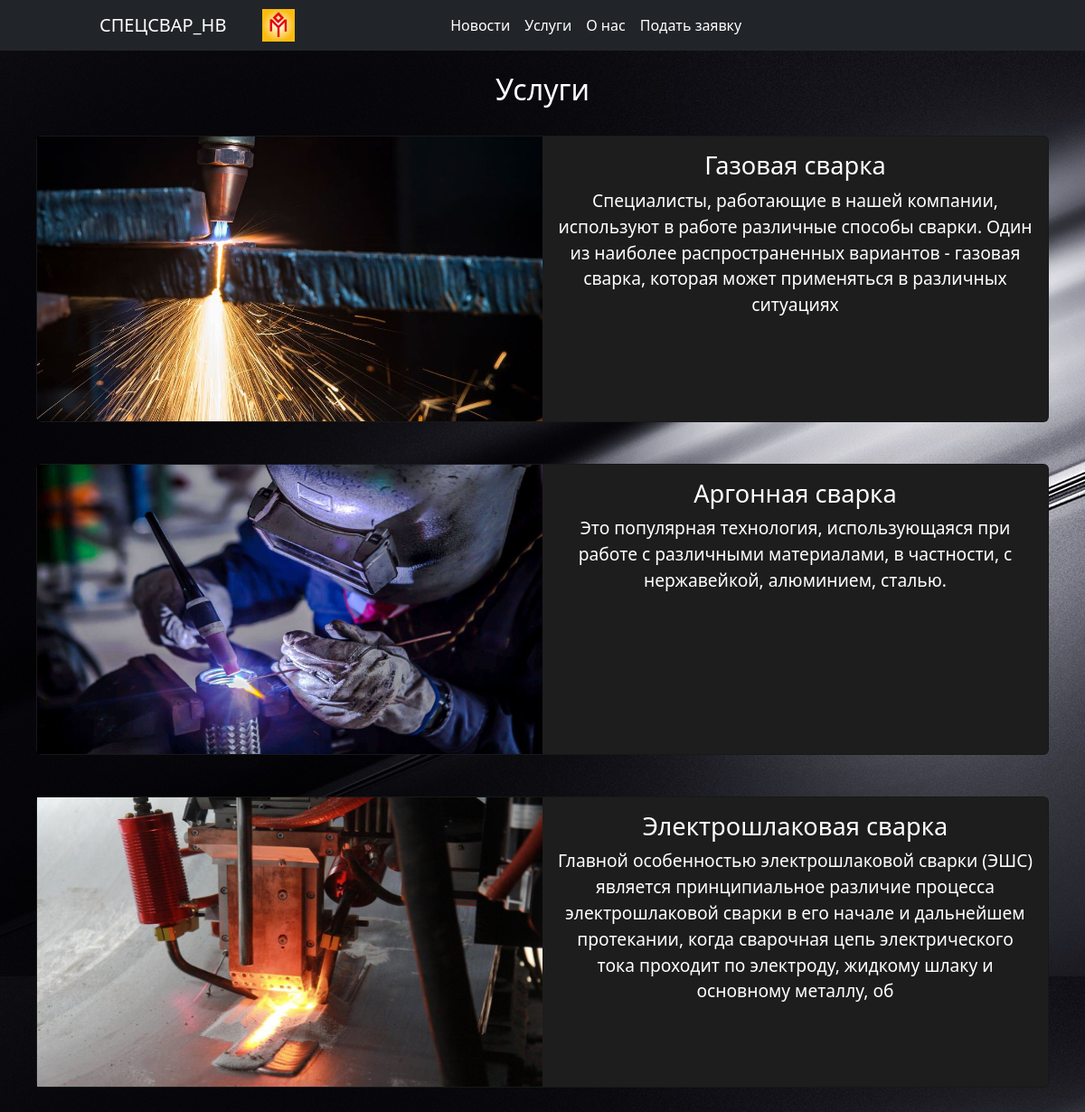
The app's page /allService/ with its own data.
### app/models.py (models this page shows)
class Service(models.Model):
    title = models.CharField(max_length=254, verbose_name="Название", blank=False, null=False)
    description = models.CharField(max_length=254, verbose_name="Описание", blank=False, null=False)
    image = models.ImageField(upload_to='service_images/', default=None, blank=True, null=True)

### app/views.py (the view)
# urls.py: path("allService/", allService, name='allService')
def allService(request):
    services = Service.objects.filter()
    return render(request, 'services.html', {"services": services})

### templates/services.html (shortened to what this page needs)
{% extends 'base.html' %}
{% block content %}
<br>
  <h2 style="text-align: center; color: white;">Услуги</h2>
<br>
<div class="services">
    {% for service in services %}
    <div style="display: flex; justify-content: center; margin-bottom: 30px;">
      <div class="card mb-3" style="max-width: 70rem;">
        <div class="row g-0">
          <div class="col-md-6">
            {% if service.image %}
                <img src="{{ service.image.url }}" alt="{{ service.title }}" class="img-fluid" style="max-height: 20rem; width: -webkit-fill-available;">
            {% endif %}
          </div>
          <div class="col-md-6">
            <div class="card-body" style="text-align: center; font-size: 1.2rem;">
              <h5 class="card-title" style="font-size: 1.7rem;">{{ service.title }}</h2>
              <p class="card-text">{{ service.description }}</p>
            </div>
          </div>
        </div>
      </div>
    </div>
    {% endfor %}
</div>
{% endblock %}

### templates/base.html (shortened to what this page needs)
{% load static %}
<html>
<head>
    <link href="https://cdn.jsdelivr.net/npm/bootstrap@5.3.3/dist/css/bootstrap.min.css" rel="stylesheet">
    <link rel="stylesheet" href="{% static 'style.css' %}">
</head>
<body>
    <nav class="navbar navbar-expand-lg bg-dark" >
        <div class="container-fluid row">
          <a class="navbar-brand col" href="#" style="color: white;">СПЕЦСВАР_НВ</a>
          <img src="{% static 'img/logotip.svg' %}" alt="логотип" style="max-width: 60px;">
          <div class="collapse navbar-collapse col-6" id="navbarNav" style="justify-content: center;">
            <ul class="navbar-nav">
              <li class="nav-item">
                <a class="nav-link" href="{% url 'allStatment' %}">Новости</a>
              </li>
              <li class="nav-item">
                <a class="nav-link" href="{% url 'allService' %}">Услуги</a>
              </li>
              <li class="nav-item">
                <a class="nav-link" href="{% url 'about' %}">О нас</a>
              </li>
              <li class="nav-item">
                <a class="nav-link" href="{% url 'createStatment' %}">Подать заявку</a>
              </li>
            </ul>
          </div>
        </div>
      </nav>
    {% block content %}
    {% endblock %}
</body>
</html>

### app/static/style.css (style rules this page uses)
body { background-image: url('dizayn-stal-stil-chernyy-metall.jpg'); }

### templates/base.html (style rules this page uses)
.nav-link { color: white !important; }

### templates/services.html (style rules this page uses)
.card { background-color: rgb(29, 29, 29); color: white; text-align: center; }

### records on screen
Service: image (picture), title "Газовая сварка", description "Специалисты, работающие в нашей компании, используют в работе различные способы сварки. Один из наиболее распространенных вариантов - газовая сварка, которая может применяться в различных ситуациях"
Service: image (picture), title "Аргонная сварка", description "Это популярная технология, использующаяся при работе с различными материалами, в частности, с нержавейкой, алюминием, сталью."
Service: image (picture), title "Электрошлаковая сварка", description "Главной особенностью электрошлаковой сварки (ЭШС) является принципиальное различие процесса электрошлаковой сварки в его начале и дальнейшем протекании, когда сварочная цепь электрического тока проходит по электроду, жидкому шлаку и основному металлу, об"
